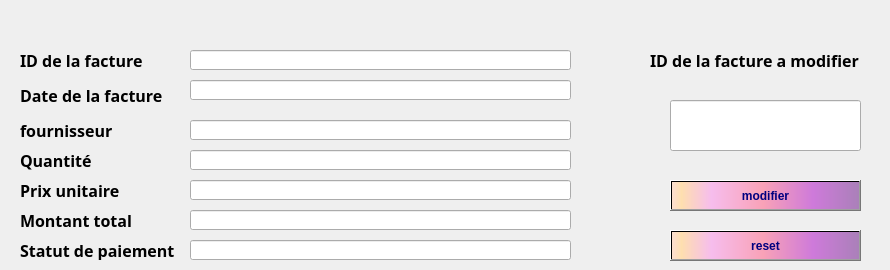
          <widget class="QWidget" name="tab_27">
           <attribute name="title">
            <string>modifier facture</string>
           </attribute>
           <widget class="QLabel" name="label_74">
            <property name="geometry">
             <rect>
              <x>20</x>
              <y>50</y>
              <width>141</width>
              <height>21</height>
             </rect>
            </property>
            <property name="font">
             <font>
              <family>Sitka Display</family>
              <pointsize>12</pointsize>
              <bold>true</bold>
             </font>
            </property>
            <property name="text">
             <string>ID de la facture</string>
            </property>
           </widget>
           <widget class="QLabel" name="label_75">
            <property name="geometry">
             <rect>
              <x>20</x>
              <y>80</y>
              <width>151</width>
              <height>31</height>
             </rect>
            </property>
            <property name="font">
             <font>
              <family>Sitka Display</family>
              <pointsize>12</pointsize>
              <bold>true</bold>
             </font>
            </property>
            <property name="text">
             <string>Date de la facture</string>
            </property>
           </widget>
           <widget class="QLabel" name="label_76">
            <property name="geometry">
             <rect>
              <x>20</x>
              <y>120</y>
              <width>131</width>
              <height>21</height>
             </rect>
            </property>
            <property name="font">
             <font>
              <family>Sitka Display</family>
              <pointsize>12</pointsize>
              <bold>true</bold>
             </font>
            </property>
            <property name="text">
             <string>fournisseur</string>
            </property>
           </widget>
           <widget class="QLabel" name="label_77">
            <property name="geometry">
             <rect>
              <x>20</x>
              <y>150</y>
              <width>131</width>
              <height>21</height>
             </rect>
            </property>
            <property name="font">
             <font>
              <family>Sitka Display</family>
              <pointsize>12</pointsize>
              <bold>true</bold>
             </font>
            </property>
            <property name="text">
             <string>Quantité</string>
            </property>
           </widget>
           <widget class="QLabel" name="label_78">
            <property name="geometry">
             <rect>
              <x>20</x>
              <y>180</y>
              <width>131</width>
              <height>21</height>
             </rect>
            </property>
            <property name="font">
             <font>
              <family>Sitka Display</family>
              <pointsize>12</pointsize>
              <bold>true</bold>
             </font>
            </property>
            <property name="text">
             <string>Prix unitaire</string>
            </property>
           </widget>
           <widget class="QLabel" name="label_79">
            <property name="geometry">
             <rect>
              <x>20</x>
              <y>210</y>
              <width>131</width>
              <height>21</height>
             </rect>
            </property>
            <property name="font">
             <font>
              <family>Sitka Display</family>
              <pointsize>12</pointsize>
              <bold>true</bold>
             </font>
            </property>
            <property name="text">
             <string>Montant total</string>
            </property>
           </widget>
           <widget class="QLabel" name="label_80">
            <property name="geometry">
             <rect>
              <x>20</x>
              <y>240</y>
              <width>171</width>
              <height>20</height>
             </rect>
            </property>
            <property name="font">
             <font>
              <family>Sitka Display</family>
              <pointsize>12</pointsize>
              <bold>true</bold>
             </font>
            </property>
            <property name="text">
             <string>Statut de paiement</string>
            </property>
           </widget>
           <widget class="QLineEdit" name="lineEditModifierFournisseur">
            <property name="geometry">
             <rect>
              <x>190</x>
              <y>120</y>
              <width>381</width>
              <height>20</height>
             </rect>
            </property>
           </widget>
           <widget class="QLineEdit" name="CODE_FORMATION_8">
            <property name="geometry">
             <rect>
              <x>190</x>
              <y>150</y>
              <width>381</width>
              <height>20</height>
             </rect>
            </property>
           </widget>
           <widget class="QLineEdit" name="lineEditModifierPrix">
            <property name="geometry">
             <rect>
              <x>190</x>
              <y>180</y>
              <width>381</width>
              <height>20</height>
             </rect>
            </property>
           </widget>
           <widget class="QLineEdit" name="lineEditModifierMontant">
            <property name="geometry">
             <rect>
              <x>190</x>
              <y>210</y>
              <width>381</width>
              <height>20</height>
             </rect>
            </property>
           </widget>
           <widget class="QLineEdit" name="CODE_FORMATION_11">
            <property name="geometry">
             <rect>
              <x>190</x>
              <y>240</y>
              <width>381</width>
              <height>20</height>
             </rect>
            </property>
           </widget>
           <widget class="QLineEdit" name="lineEditModifierDate">
            <property name="geometry">
             <rect>
              <x>190</x>
              <y>80</y>
              <width>381</width>
              <height>20</height>
             </rect>
            </property>
           </widget>
           <widget class="QLineEdit" name="lineEditNouvelIdFactur">
            <property name="geometry">
             <rect>
              <x>190</x>
              <y>50</y>
              <width>381</width>
              <height>20</height>
             </rect>
            </property>
           </widget>
           <widget class="QPushButton" name="pushButtonModifierFacture">
            <property name="geometry">
             <rect>
              <x>670</x>
              <y>180</y>
              <width>191</width>
              <height>31</height>
             </rect>
            </property>
            <property name="font">
             <font>
              <pointsize>9</pointsize>
              <bold>true</bold>
             </font>
            </property>
            <property name="styleSheet">
             <string notr="true">background-color: qlineargradient(spread:pad, x1:1, y1:0, x2:1, y2:0, stop:0.919598 rgba(255, 0, 111, 255), stop:0.98 rgba(0, 0, 0, 255), stop:1 rgba(235, 148, 61, 255));
color: rgb(0, 0, 127);
background-color: qlineargradient(spread:pad, x1:0, y1:0, x2:1, y2:0, stop:0.0100503 rgba(252, 222, 204, 255), stop:0.0502513 rgba(254, 223, 175, 255), stop:0.211055 rgba(246, 189, 237, 255), stop:0.487437 rgba(249, 162, 183, 255), stop:0.753769 rgba(206, 122, 218, 255), stop:1 rgba(170, 128, 185, 255));</string>
            </property>
            <property name="text">
             <string>modifier</string>
            </property>
            <property name="icon">
             <iconset>
              <normaloff>:/ajouter.png</normaloff>:/ajouter.png</iconset>
            </property>
            <property name="iconSize">
             <size>
              <width>25</width>
              <height>50</height>
             </size>
            </property>
           </widget>
           <widget class="QPushButton" name="pushButtonAjouter_10">
            <property name="geometry">
             <rect>
              <x>670</x>
              <y>230</y>
              <width>191</width>
              <height>31</height>
             </rect>
            </property>
            <property name="font">
             <font>
              <pointsize>9</pointsize>
              <bold>true</bold>
             </font>
            </property>
            <property name="styleSheet">
             <string notr="true">background-color: qlineargradient(spread:pad, x1:1, y1:0, x2:1, y2:0, stop:0.919598 rgba(255, 0, 111, 255), stop:0.98 rgba(0, 0, 0, 255), stop:1 rgba(235, 148, 61, 255));
color: rgb(0, 0, 127);
background-color: qlineargradient(spread:pad, x1:0, y1:0, x2:1, y2:0, stop:0.0100503 rgba(252, 222, 204, 255), stop:0.0502513 rgba(254, 223, 175, 255), stop:0.211055 rgba(246, 189, 237, 255), stop:0.487437 rgba(249, 162, 183, 255), stop:0.753769 rgba(206, 122, 218, 255), stop:1 rgba(170, 128, 185, 255));</string>
            </property>
            <property name="text">
             <string>reset</string>
            </property>
            <property name="icon">
             <iconset>
              <normaloff>:/ajouter.png</normaloff>:/ajouter.png</iconset>
            </property>
            <property name="iconSize">
             <size>
              <width>25</width>
              <height>50</height>
             </size>
            </property>
           </widget>
           <widget class="QLabel" name="label_88">
            <property name="geometry">
             <rect>
              <x>650</x>
              <y>40</y>
              <width>231</width>
              <height>41</height>
             </rect>
            </property>
            <property name="font">
             <font>
              <family>Sitka Display</family>
              <pointsize>12</pointsize>
              <bold>true</bold>
             </font>
            </property>
            <property name="text">
             <string>ID de la facture a modifier</string>
            </property>
           </widget>
           <widget class="QLineEdit" name="lineEditModifierFactureId_2">
            <property name="geometry">
             <rect>
              <x>670</x>
              <y>100</y>
              <width>191</width>
              <height>51</height>
             </rect>
            </property>
           </widget>
          </widget>
